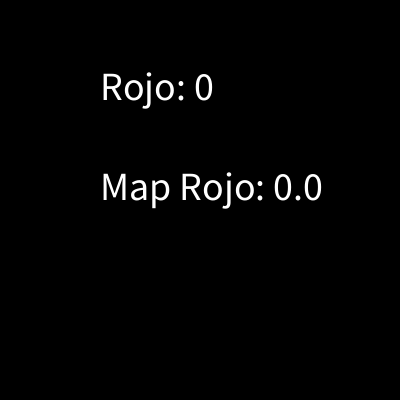
Frame 1 (no input)
Frame 60 (the mouse pressed at the canvas centre just before this capture): identical to frame 1, image omitted
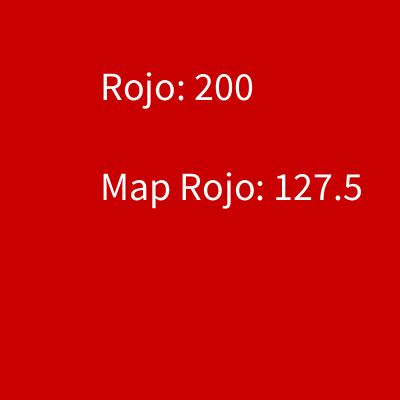
Frame 120 (the mouse held since frame 60 and released just before this capture)

The Processing sketch that drew these frames (run headless with seeded random() and noise(); from frame 60 on, the mouse is pressed at the canvas centre):

// Processing sketch: map
// ── map.pde
int rojo;
float map_rojo;

void setup(){
  size(400,400);
  textSize(40);
}

void draw(){
  
  background(rojo, 0, 0);
  text("Rojo: " + rojo, 100, 100);
  text("Map Rojo: " + map_rojo, 100, 200);
  
  rojo = mouseX;
  map_rojo = map(mouseX,0 , width, 0, 255);
  
  println(mouseX, mouseY);
}
